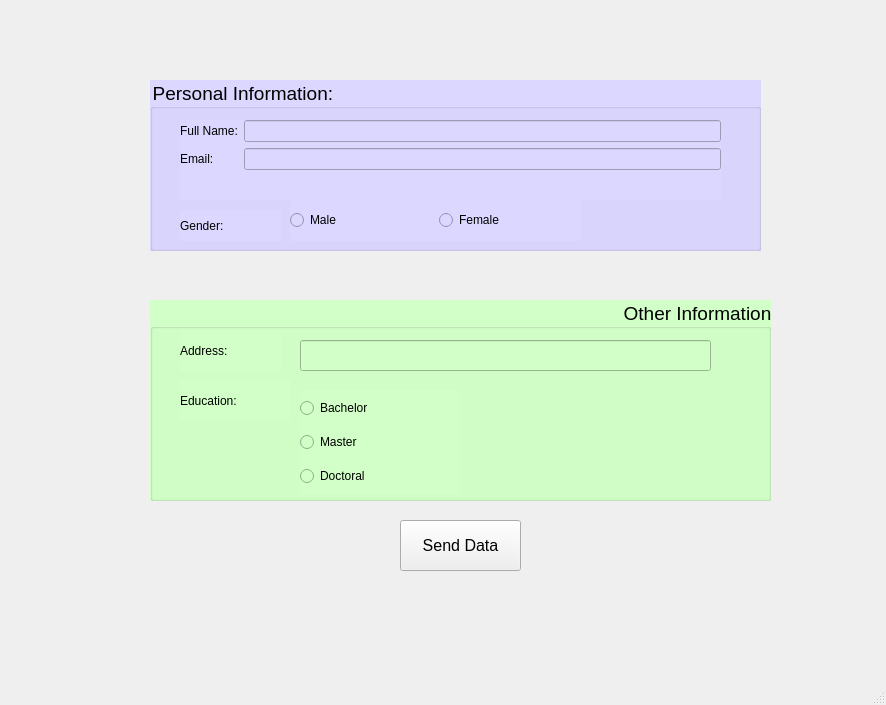
<?xml version="1.0" encoding="UTF-8"?>
<ui version="4.0">
 <class>MainWindow</class>
 <widget class="QMainWindow" name="MainWindow">
  <property name="geometry">
   <rect>
    <x>0</x>
    <y>0</y>
    <width>886</width>
    <height>705</height>
   </rect>
  </property>
  <property name="windowTitle">
   <string>MainWindow</string>
  </property>
  <widget class="QWidget" name="centralwidget">
   <widget class="QGroupBox" name="groupBoxPersonal">
    <property name="geometry">
     <rect>
      <x>150</x>
      <y>80</y>
      <width>611</width>
      <height>171</height>
     </rect>
    </property>
    <property name="font">
     <font>
      <pointsize>14</pointsize>
     </font>
    </property>
    <property name="styleSheet">
     <string notr="true">background: rgb(220, 215, 255);</string>
    </property>
    <property name="title">
     <string>Personal Information: </string>
    </property>
    <widget class="QWidget" name="formLayoutWidget">
     <property name="geometry">
      <rect>
       <x>30</x>
       <y>40</y>
       <width>541</width>
       <height>80</height>
      </rect>
     </property>
     <layout class="QFormLayout" name="formLayout">
      <item row="0" column="0">
       <widget class="QLabel" name="fullNameLabel">
        <property name="text">
         <string>Full Name:</string>
        </property>
       </widget>
      </item>
      <item row="0" column="1">
       <widget class="QLineEdit" name="fullNameLineEdit"/>
      </item>
      <item row="1" column="0">
       <widget class="QLabel" name="emailLabel">
        <property name="text">
         <string>Email:</string>
        </property>
       </widget>
      </item>
      <item row="1" column="1">
       <widget class="QLineEdit" name="emailLineEdit"/>
      </item>
     </layout>
    </widget>
    <widget class="QLabel" name="labelGender">
     <property name="geometry">
      <rect>
       <x>30</x>
       <y>130</y>
       <width>101</width>
       <height>31</height>
      </rect>
     </property>
     <property name="text">
      <string>Gender:</string>
     </property>
    </widget>
    <widget class="QWidget" name="horizontalLayoutWidget">
     <property name="geometry">
      <rect>
       <x>140</x>
       <y>120</y>
       <width>291</width>
       <height>41</height>
      </rect>
     </property>
     <layout class="QHBoxLayout" name="horizontalLayout">
      <item>
       <widget class="QRadioButton" name="radioButton_Male">
        <property name="text">
         <string>Male</string>
        </property>
       </widget>
      </item>
      <item>
       <widget class="QRadioButton" name="radioButtonFemale">
        <property name="text">
         <string>Female</string>
        </property>
       </widget>
      </item>
     </layout>
    </widget>
   </widget>
   <widget class="QGroupBox" name="groupBoxOther">
    <property name="geometry">
     <rect>
      <x>150</x>
      <y>300</y>
      <width>621</width>
      <height>201</height>
     </rect>
    </property>
    <property name="font">
     <font>
      <pointsize>14</pointsize>
     </font>
    </property>
    <property name="layoutDirection">
     <enum>Qt::RightToLeft</enum>
    </property>
    <property name="styleSheet">
     <string notr="true">background: rgb(210, 255, 199);</string>
    </property>
    <property name="title">
     <string>Other Information</string>
    </property>
    <widget class="QLabel" name="labelAddress">
     <property name="geometry">
      <rect>
       <x>30</x>
       <y>30</y>
       <width>101</width>
       <height>41</height>
      </rect>
     </property>
     <property name="text">
      <string>Address:</string>
     </property>
    </widget>
    <widget class="QLineEdit" name="lineEditAddress">
     <property name="geometry">
      <rect>
       <x>150</x>
       <y>40</y>
       <width>411</width>
       <height>31</height>
      </rect>
     </property>
    </widget>
    <widget class="QLabel" name="labelEducation">
     <property name="geometry">
      <rect>
       <x>30</x>
       <y>80</y>
       <width>111</width>
       <height>41</height>
      </rect>
     </property>
     <property name="text">
      <string>Education:</string>
     </property>
    </widget>
    <widget class="QWidget" name="verticalLayoutWidget">
     <property name="geometry">
      <rect>
       <x>150</x>
       <y>90</y>
       <width>160</width>
       <height>104</height>
      </rect>
     </property>
     <layout class="QVBoxLayout" name="verticalLayout">
      <item>
       <widget class="QRadioButton" name="radioButtonBachelor">
        <property name="layoutDirection">
         <enum>Qt::LeftToRight</enum>
        </property>
        <property name="text">
         <string>Bachelor</string>
        </property>
       </widget>
      </item>
      <item>
       <widget class="QRadioButton" name="radioButtonMaster">
        <property name="layoutDirection">
         <enum>Qt::LeftToRight</enum>
        </property>
        <property name="text">
         <string>Master</string>
        </property>
       </widget>
      </item>
      <item>
       <widget class="QRadioButton" name="radioButtonDoctoral">
        <property name="layoutDirection">
         <enum>Qt::LeftToRight</enum>
        </property>
        <property name="text">
         <string>Doctoral</string>
        </property>
       </widget>
      </item>
     </layout>
    </widget>
   </widget>
   <widget class="QPushButton" name="pushButtonSendData">
    <property name="geometry">
     <rect>
      <x>400</x>
      <y>520</y>
      <width>121</width>
      <height>51</height>
     </rect>
    </property>
    <property name="font">
     <font>
      <pointsize>12</pointsize>
     </font>
    </property>
    <property name="text">
     <string>Send Data</string>
    </property>
   </widget>
  </widget>
  <widget class="QMenuBar" name="menubar">
   <property name="geometry">
    <rect>
     <x>0</x>
     <y>0</y>
     <width>886</width>
     <height>25</height>
    </rect>
   </property>
  </widget>
  <widget class="QStatusBar" name="statusbar"/>
 </widget>
 <resources/>
 <connections/>
</ui>
